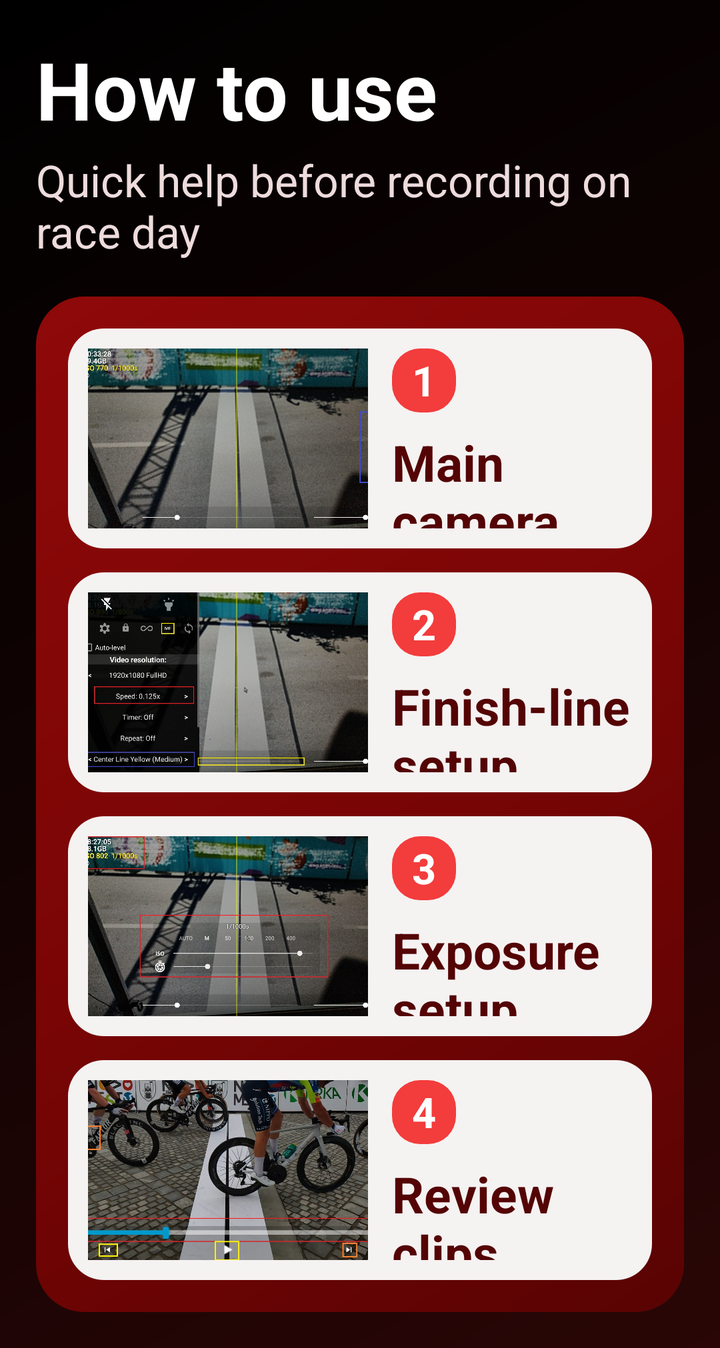
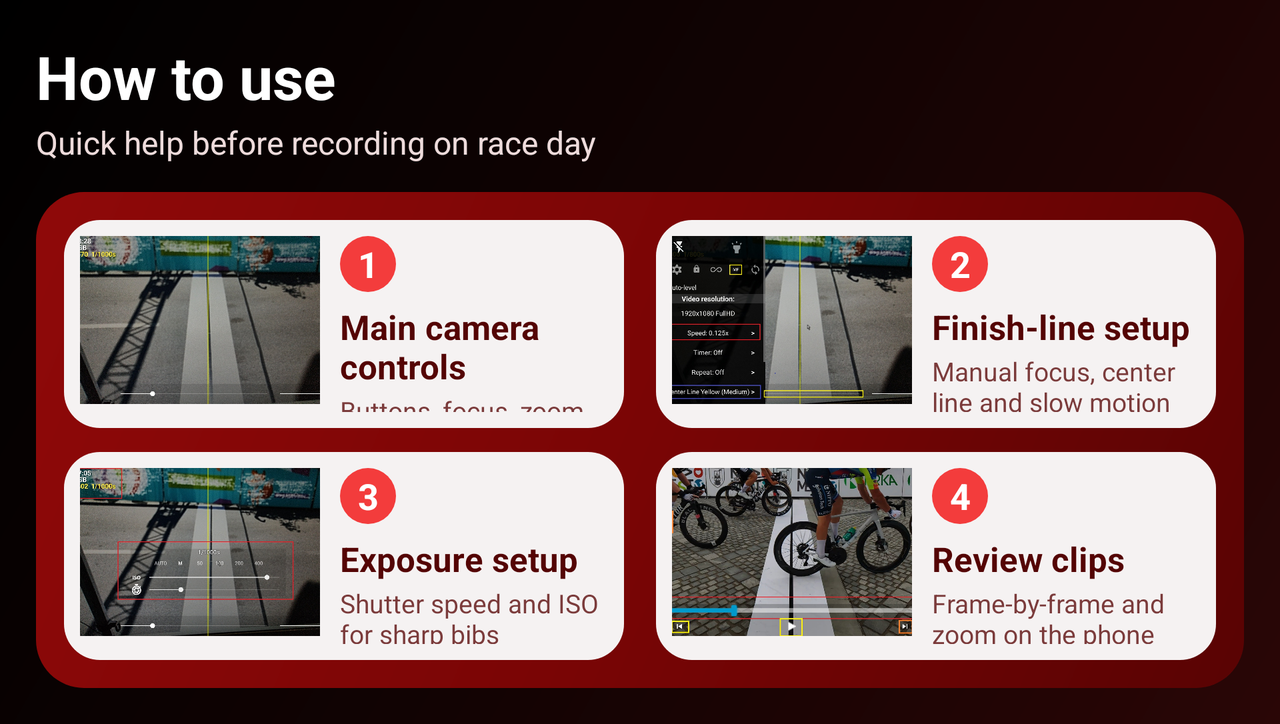

Two renders of one Android screen. The first uses the default layout on a phone; the second uses the alternative layout the repository ships for a different screen configuration, on a matching device. The two XML files are below.
<!-- AndroidManifest.xml: application theme AppTheme -->
<!-- res/layout/activity_quick_start_menu.xml -->
<?xml version="1.0" encoding="utf-8"?>
<ScrollView xmlns:android="http://schemas.android.com/apk/res/android"
    android:layout_width="match_parent"
    android:layout_height="match_parent"
    android:background="@drawable/launcher_background"
    android:fillViewport="true">

    <LinearLayout
        android:layout_width="match_parent"
        android:layout_height="wrap_content"
        android:orientation="vertical"
        android:padding="18dp">

        <TextView
            android:layout_width="match_parent"
            android:layout_height="wrap_content"
            android:text="@string/quick_start_menu_title"
            android:textColor="#FFFFFF"
            android:textSize="40sp"
            android:textStyle="bold" />

        <TextView
            android:layout_width="match_parent"
            android:layout_height="wrap_content"
            android:layout_marginTop="4dp"
            android:layout_marginBottom="18dp"
            android:text="@string/quick_start_menu_subtitle"
            android:textColor="#EEDCDC"
            android:textSize="22sp" />

        <LinearLayout
            android:layout_width="match_parent"
            android:layout_height="wrap_content"
            android:orientation="vertical"
            android:background="@drawable/quick_start_menu_panel"
            android:padding="16dp">

            <LinearLayout
                android:id="@+id/card_topic_controls"
                android:layout_width="match_parent"
                android:layout_height="wrap_content"
                android:layout_marginBottom="12dp"
                android:background="@drawable/quick_start_topic_card_selector"
                android:clickable="true"
                android:focusable="true"
                android:minHeight="110dp"
                android:orientation="horizontal"
                android:padding="10dp">

                <ImageView
                    android:layout_width="140dp"
                    android:layout_height="90dp"
                    android:scaleType="centerCrop"
                    android:src="@drawable/topic_controls_annotated" />

                <LinearLayout
                    android:layout_width="0dp"
                    android:layout_height="match_parent"
                    android:layout_weight="1"
                    android:orientation="vertical"
                    android:paddingStart="12dp">

                    <TextView
                        android:layout_width="32dp"
                        android:layout_height="32dp"
                        android:background="@drawable/quick_start_badge_background"
                        android:gravity="center"
                        android:text="1"
                        android:textColor="#FFFFFF"
                        android:textSize="21sp"
                        android:textStyle="bold" />

                    <TextView
                        android:layout_width="match_parent"
                        android:layout_height="wrap_content"
                        android:layout_marginTop="8dp"
                        android:text="@string/quick_start_topic_controls_title"
                        android:textColor="#540404"
                        android:textSize="25sp"
                        android:textStyle="bold" />

                    <TextView
                        android:layout_width="match_parent"
                        android:layout_height="wrap_content"
                        android:layout_marginTop="4dp"
                        android:text="@string/quick_start_topic_controls_summary"
                        android:textColor="#7B3B3B"
                        android:textSize="19sp" />
                </LinearLayout>
            </LinearLayout>

            <LinearLayout
                android:id="@+id/card_topic_finishline"
                android:layout_width="match_parent"
                android:layout_height="wrap_content"
                android:layout_marginBottom="12dp"
                android:background="@drawable/quick_start_topic_card_selector"
                android:clickable="true"
                android:focusable="true"
                android:minHeight="110dp"
                android:orientation="horizontal"
                android:padding="10dp">

                <ImageView
                    android:layout_width="140dp"
                    android:layout_height="90dp"
                    android:scaleType="centerCrop"
                    android:src="@drawable/topic_finishline_annotated" />

                <LinearLayout
                    android:layout_width="0dp"
                    android:layout_height="match_parent"
                    android:layout_weight="1"
                    android:orientation="vertical"
                    android:paddingStart="12dp">

                    <TextView
                        android:layout_width="32dp"
                        android:layout_height="32dp"
                        android:background="@drawable/quick_start_badge_background"
                        android:gravity="center"
                        android:text="2"
                        android:textColor="#FFFFFF"
                        android:textSize="21sp"
                        android:textStyle="bold" />

                    <TextView
                        android:layout_width="match_parent"
                        android:layout_height="wrap_content"
                        android:layout_marginTop="8dp"
                        android:text="@string/quick_start_topic_finishline_title"
                        android:textColor="#540404"
                        android:textSize="25sp"
                        android:textStyle="bold" />

                    <TextView
                        android:layout_width="match_parent"
                        android:layout_height="wrap_content"
                        android:layout_marginTop="4dp"
                        android:text="@string/quick_start_topic_finishline_summary"
                        android:textColor="#7B3B3B"
                        android:textSize="19sp" />
                </LinearLayout>
            </LinearLayout>

            <LinearLayout
                android:id="@+id/card_topic_exposure"
                android:layout_width="match_parent"
                android:layout_height="wrap_content"
                android:layout_marginBottom="12dp"
                android:background="@drawable/quick_start_topic_card_selector"
                android:clickable="true"
                android:focusable="true"
                android:minHeight="110dp"
                android:orientation="horizontal"
                android:padding="10dp">

                <ImageView
                    android:layout_width="140dp"
                    android:layout_height="90dp"
                    android:scaleType="centerCrop"
                    android:src="@drawable/topic_exposure_annotated" />

                <LinearLayout
                    android:layout_width="0dp"
                    android:layout_height="match_parent"
                    android:layout_weight="1"
                    android:orientation="vertical"
                    android:paddingStart="12dp">

                    <TextView
                        android:layout_width="32dp"
                        android:layout_height="32dp"
                        android:background="@drawable/quick_start_badge_background"
                        android:gravity="center"
                        android:text="3"
                        android:textColor="#FFFFFF"
                        android:textSize="21sp"
                        android:textStyle="bold" />

                    <TextView
                        android:layout_width="match_parent"
                        android:layout_height="wrap_content"
                        android:layout_marginTop="8dp"
                        android:text="@string/quick_start_topic_exposure_title"
                        android:textColor="#540404"
                        android:textSize="25sp"
                        android:textStyle="bold" />

                    <TextView
                        android:layout_width="match_parent"
                        android:layout_height="wrap_content"
                        android:layout_marginTop="4dp"
                        android:text="@string/quick_start_topic_exposure_summary"
                        android:textColor="#7B3B3B"
                        android:textSize="19sp" />
                </LinearLayout>
            </LinearLayout>

            <LinearLayout
                android:id="@+id/card_topic_review"
                android:layout_width="match_parent"
                android:layout_height="wrap_content"
                android:background="@drawable/quick_start_topic_card_selector"
                android:clickable="true"
                android:focusable="true"
                android:minHeight="110dp"
                android:orientation="horizontal"
                android:padding="10dp">

                <ImageView
                    android:layout_width="140dp"
                    android:layout_height="90dp"
                    android:scaleType="centerCrop"
                    android:src="@drawable/topic_review_overview" />

                <LinearLayout
                    android:layout_width="0dp"
                    android:layout_height="match_parent"
                    android:layout_weight="1"
                    android:orientation="vertical"
                    android:paddingStart="12dp">

                    <TextView
                        android:layout_width="32dp"
                        android:layout_height="32dp"
                        android:background="@drawable/quick_start_badge_background"
                        android:gravity="center"
                        android:text="4"
                        android:textColor="#FFFFFF"
                        android:textSize="21sp"
                        android:textStyle="bold" />

                    <TextView
                        android:layout_width="match_parent"
                        android:layout_height="wrap_content"
                        android:layout_marginTop="8dp"
                        android:text="@string/quick_start_topic_review_title"
                        android:textColor="#540404"
                        android:textSize="25sp"
                        android:textStyle="bold" />

                    <TextView
                        android:layout_width="match_parent"
                        android:layout_height="wrap_content"
                        android:layout_marginTop="4dp"
                        android:text="@string/quick_start_topic_review_summary"
                        android:textColor="#7B3B3B"
                        android:textSize="19sp" />
                </LinearLayout>
            </LinearLayout>

        </LinearLayout>

    </LinearLayout>

</ScrollView>
<!-- resources referenced by this layout -->
<resources>
  <!-- drawable launcher_background (drawable) -->
  <?xml version="1.0" encoding="utf-8"?>
  <layer-list xmlns:android="http://schemas.android.com/apk/res/android">
      <item>
          <shape android:shape="rectangle">
              <gradient
                  android:angle="315"
                  android:startColor="#000000"
                  android:centerColor="#120303"
                  android:endColor="#2A0606" />
          </shape>
      </item>
  </layer-list>
  <!-- drawable quick_start_badge_background (drawable) -->
  <?xml version="1.0" encoding="utf-8"?>
  <shape xmlns:android="http://schemas.android.com/apk/res/android" android:shape="rectangle">
      <corners android:radius="14dp" />
      <solid android:color="#F33C3C" />
  </shape>
  <!-- drawable quick_start_menu_panel (drawable) -->
  <?xml version="1.0" encoding="utf-8"?>
  <shape xmlns:android="http://schemas.android.com/apk/res/android" android:shape="rectangle">
      <corners android:radius="24dp" />
      <gradient
          android:angle="315"
          android:startColor="#8F0909"
          android:centerColor="#7A0505"
          android:endColor="#590303" />
  </shape>
  <!-- drawable quick_start_topic_card_selector (drawable) -->
  <?xml version="1.0" encoding="utf-8"?>
  <selector xmlns:android="http://schemas.android.com/apk/res/android">
      <item android:state_pressed="true">
          <shape android:shape="rectangle">
              <corners android:radius="18dp" />
              <solid android:color="#E9DCDC" />
          </shape>
      </item>
      <item android:state_focused="true">
          <shape android:shape="rectangle">
              <corners android:radius="18dp" />
              <solid android:color="#ECE3E3" />
          </shape>
      </item>
      <item android:drawable="@drawable/quick_start_topic_card" />
  </selector>
  <!-- drawable topic_controls_annotated: jpg bitmap (drawable-nodpi, 498500 bytes) -->
  <!-- drawable topic_exposure_annotated: jpg bitmap (drawable-nodpi, 452958 bytes) -->
  <!-- drawable topic_finishline_annotated: jpg bitmap (drawable-nodpi, 360726 bytes) -->
  <!-- drawable topic_review_overview: jpg bitmap (drawable-nodpi, 381950 bytes) -->
  <string name="quick_start_menu_subtitle">Quick help before recording on race day</string>
  <string name="quick_start_menu_title">How to use</string>
  <string name="quick_start_topic_controls_summary">Buttons, focus, zoom and stand-by</string>
  <string name="quick_start_topic_controls_title">Main camera controls</string>
  <string name="quick_start_topic_exposure_summary">Shutter speed and ISO for sharp bibs</string>
  <string name="quick_start_topic_exposure_title">Exposure setup</string>
  <string name="quick_start_topic_finishline_summary">Manual focus, center line and slow motion</string>
  <string name="quick_start_topic_finishline_title">Finish-line setup</string>
  <string name="quick_start_topic_review_summary">Frame-by-frame and zoom on the phone</string>
  <string name="quick_start_topic_review_title">Review clips</string>
  <style name="AppTheme" parent="AppBaseTheme">
          
          <item name="android:windowNoTitle">true</item>
          <item name="android:windowActionBar">false</item>
          <item name="android:windowFullscreen">true</item>
          <item name="android:windowContentOverlay">@null</item>
      </style>
  <!-- drawable quick_start_topic_card (drawable) -->
  <?xml version="1.0" encoding="utf-8"?>
  <shape xmlns:android="http://schemas.android.com/apk/res/android" android:shape="rectangle">
      <corners android:radius="18dp" />
      <solid android:color="#F5F2F2" />
  </shape>
  <style name="AppBaseTheme" parent="@style/Theme.AppCompat.NoActionBar">
          
          <item name="android:imageButtonStyle">@style/image_button</item>
          <item name="android:navigationBarColor">@android:color/black</item>
      </style>
  <style name="image_button" parent="@android:style/Widget.Material.ImageButton">
          <item name="android:backgroundTint">#d0b71c1c</item> 
      </style>
</resources>
<!-- res/layout-land/activity_quick_start_menu.xml (the repository's variant of the layout above) -->
<!-- drawn on the phone turned sideways -->
<?xml version="1.0" encoding="utf-8"?>
<ScrollView xmlns:android="http://schemas.android.com/apk/res/android"
    android:layout_width="match_parent"
    android:layout_height="match_parent"
    android:background="@drawable/launcher_background"
    android:fillViewport="true">

    <LinearLayout
        android:layout_width="match_parent"
        android:layout_height="wrap_content"
        android:orientation="vertical"
        android:padding="18dp">

        <TextView
            android:layout_width="match_parent"
            android:layout_height="wrap_content"
            android:text="@string/quick_start_menu_title"
            android:textColor="#FFFFFF"
            android:textSize="30sp"
            android:textStyle="bold" />

        <TextView
            android:layout_width="match_parent"
            android:layout_height="wrap_content"
            android:layout_marginTop="2dp"
            android:layout_marginBottom="14dp"
            android:text="@string/quick_start_menu_subtitle"
            android:textColor="#EEDCDC"
            android:textSize="16sp" />

        <LinearLayout
            android:layout_width="match_parent"
            android:layout_height="wrap_content"
            android:background="@drawable/quick_start_menu_panel"
            android:orientation="vertical"
            android:padding="14dp">

            <LinearLayout
                android:layout_width="match_parent"
                android:layout_height="wrap_content"
                android:orientation="horizontal">

                <LinearLayout
                    android:id="@+id/card_topic_controls"
                    android:layout_width="0dp"
                    android:layout_height="wrap_content"
                    android:layout_weight="1"
                    android:layout_marginEnd="8dp"
                    android:background="@drawable/quick_start_topic_card_selector"
                    android:clickable="true"
                    android:focusable="true"
                    android:minHeight="104dp"
                    android:orientation="horizontal"
                    android:padding="8dp">

                    <ImageView
                        android:layout_width="120dp"
                        android:layout_height="84dp"
                        android:scaleType="centerCrop"
                        android:src="@drawable/topic_controls_annotated" />

                    <LinearLayout
                        android:layout_width="0dp"
                        android:layout_height="match_parent"
                        android:layout_weight="1"
                        android:orientation="vertical"
                        android:paddingStart="10dp">

                        <TextView
                            android:layout_width="28dp"
                            android:layout_height="28dp"
                            android:background="@drawable/quick_start_badge_background"
                            android:gravity="center"
                            android:text="1"
                            android:textColor="#FFFFFF"
                            android:textSize="18sp"
                            android:textStyle="bold" />

                        <TextView
                            android:layout_width="match_parent"
                            android:layout_height="wrap_content"
                            android:layout_marginTop="6dp"
                            android:text="@string/quick_start_topic_controls_title"
                            android:textColor="#540404"
                            android:textSize="17sp"
                            android:textStyle="bold" />

                        <TextView
                            android:layout_width="match_parent"
                            android:layout_height="wrap_content"
                            android:layout_marginTop="2dp"
                            android:text="@string/quick_start_topic_controls_summary"
                            android:textColor="#7B3B3B"
                            android:textSize="13sp" />
                    </LinearLayout>
                </LinearLayout>

                <LinearLayout
                    android:id="@+id/card_topic_finishline"
                    android:layout_width="0dp"
                    android:layout_height="wrap_content"
                    android:layout_weight="1"
                    android:layout_marginStart="8dp"
                    android:background="@drawable/quick_start_topic_card_selector"
                    android:clickable="true"
                    android:focusable="true"
                    android:minHeight="104dp"
                    android:orientation="horizontal"
                    android:padding="8dp">

                    <ImageView
                        android:layout_width="120dp"
                        android:layout_height="84dp"
                        android:scaleType="centerCrop"
                        android:src="@drawable/topic_finishline_annotated" />

                    <LinearLayout
                        android:layout_width="0dp"
                        android:layout_height="match_parent"
                        android:layout_weight="1"
                        android:orientation="vertical"
                        android:paddingStart="10dp">

                        <TextView
                            android:layout_width="28dp"
                            android:layout_height="28dp"
                            android:background="@drawable/quick_start_badge_background"
                            android:gravity="center"
                            android:text="2"
                            android:textColor="#FFFFFF"
                            android:textSize="18sp"
                            android:textStyle="bold" />

                        <TextView
                            android:layout_width="match_parent"
                            android:layout_height="wrap_content"
                            android:layout_marginTop="6dp"
                            android:text="@string/quick_start_topic_finishline_title"
                            android:textColor="#540404"
                            android:textSize="17sp"
                            android:textStyle="bold" />

                        <TextView
                            android:layout_width="match_parent"
                            android:layout_height="wrap_content"
                            android:layout_marginTop="2dp"
                            android:text="@string/quick_start_topic_finishline_summary"
                            android:textColor="#7B3B3B"
                            android:textSize="13sp" />
                    </LinearLayout>
                </LinearLayout>
            </LinearLayout>

            <LinearLayout
                android:layout_width="match_parent"
                android:layout_height="wrap_content"
                android:layout_marginTop="12dp"
                android:orientation="horizontal">

                <LinearLayout
                    android:id="@+id/card_topic_exposure"
                    android:layout_width="0dp"
                    android:layout_height="wrap_content"
                    android:layout_weight="1"
                    android:layout_marginEnd="8dp"
                    android:background="@drawable/quick_start_topic_card_selector"
                    android:clickable="true"
                    android:focusable="true"
                    android:minHeight="104dp"
                    android:orientation="horizontal"
                    android:padding="8dp">

                    <ImageView
                        android:layout_width="120dp"
                        android:layout_height="84dp"
                        android:scaleType="centerCrop"
                        android:src="@drawable/topic_exposure_annotated" />

                    <LinearLayout
                        android:layout_width="0dp"
                        android:layout_height="match_parent"
                        android:layout_weight="1"
                        android:orientation="vertical"
                        android:paddingStart="10dp">

                        <TextView
                            android:layout_width="28dp"
                            android:layout_height="28dp"
                            android:background="@drawable/quick_start_badge_background"
                            android:gravity="center"
                            android:text="3"
                            android:textColor="#FFFFFF"
                            android:textSize="18sp"
                            android:textStyle="bold" />

                        <TextView
                            android:layout_width="match_parent"
                            android:layout_height="wrap_content"
                            android:layout_marginTop="6dp"
                            android:text="@string/quick_start_topic_exposure_title"
                            android:textColor="#540404"
                            android:textSize="17sp"
                            android:textStyle="bold" />

                        <TextView
                            android:layout_width="match_parent"
                            android:layout_height="wrap_content"
                            android:layout_marginTop="2dp"
                            android:text="@string/quick_start_topic_exposure_summary"
                            android:textColor="#7B3B3B"
                            android:textSize="13sp" />
                    </LinearLayout>
                </LinearLayout>

                <LinearLayout
                    android:id="@+id/card_topic_review"
                    android:layout_width="0dp"
                    android:layout_height="wrap_content"
                    android:layout_weight="1"
                    android:layout_marginStart="8dp"
                    android:background="@drawable/quick_start_topic_card_selector"
                    android:clickable="true"
                    android:focusable="true"
                    android:minHeight="104dp"
                    android:orientation="horizontal"
                    android:padding="8dp">

                    <ImageView
                        android:layout_width="120dp"
                        android:layout_height="84dp"
                        android:scaleType="centerCrop"
                        android:src="@drawable/topic_review_overview" />

                    <LinearLayout
                        android:layout_width="0dp"
                        android:layout_height="match_parent"
                        android:layout_weight="1"
                        android:orientation="vertical"
                        android:paddingStart="10dp">

                        <TextView
                            android:layout_width="28dp"
                            android:layout_height="28dp"
                            android:background="@drawable/quick_start_badge_background"
                            android:gravity="center"
                            android:text="4"
                            android:textColor="#FFFFFF"
                            android:textSize="18sp"
                            android:textStyle="bold" />

                        <TextView
                            android:layout_width="match_parent"
                            android:layout_height="wrap_content"
                            android:layout_marginTop="6dp"
                            android:text="@string/quick_start_topic_review_title"
                            android:textColor="#540404"
                            android:textSize="17sp"
                            android:textStyle="bold" />

                        <TextView
                            android:layout_width="match_parent"
                            android:layout_height="wrap_content"
                            android:layout_marginTop="2dp"
                            android:text="@string/quick_start_topic_review_summary"
                            android:textColor="#7B3B3B"
                            android:textSize="13sp" />
                    </LinearLayout>
                </LinearLayout>
            </LinearLayout>
        </LinearLayout>

    </LinearLayout>

</ScrollView>
